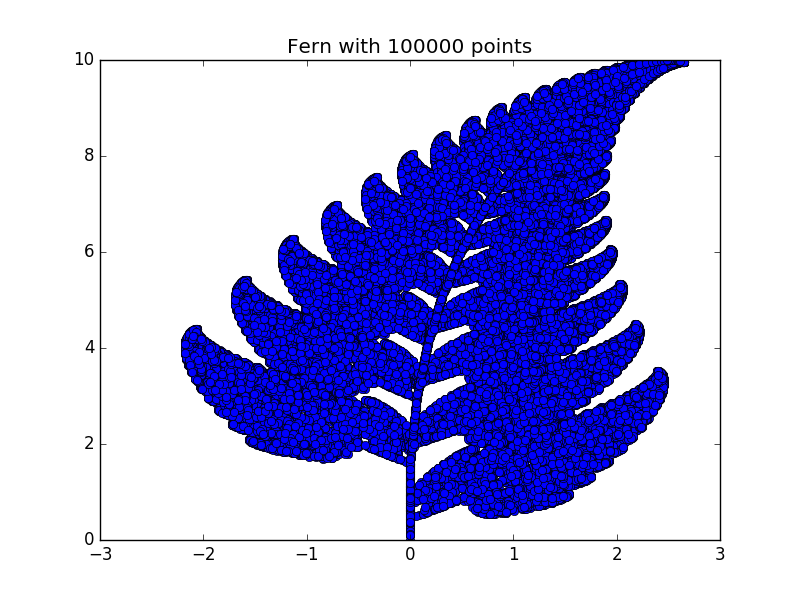

Here is the Python script that generated this plot:
'''
Draw a Barnsley Fern
'''
import random
import matplotlib.pyplot as plt

def transformation_1(p):
	x = p[0]
	y = p[1]
	x1 = 0.85*x + 0.04*y
	y1 = -0.04*x + 0.85*y + 1.6
	return x1, y1

def transformation_2(p):
	x = p[0]
	y = p[1]
	x1 = 0.2*x - 0.26*y
	y1 = 0.23*x + 0.22*y + 1.6
	return x1, y1

def transformation_3(p):
	x = p[0]
	y = p[1]
	x1 = -0.15*x + 0.28*y
	y1 = 0.26*x + 0.24*y + 0.44
	return x1, y1

def transformation_4(p):
	x = p[0]
	y = p[1]
	x1 = 0
	y1 = 0.16*y
	return x1, y1

def get_index(probability):
	r = random.random()
	c_probability = 0
	sum_probability = []
	for p in probability:
		c_probability += p
		sum_probability.append(c_probability)
	for item, sp in enumerate(sum_probability):
		if r <= sp:
			return item
	return len(probability)-1

def transform(p):
	# List of transformation functions
	transformations = [transformation_1, transformation_2, 
		transformation_3, transformation_4]
	probability = [0.85, 0.07, 0.07, 0.01]
	# Pick a random transformation function and call it
	tindex = get_index(probability)
	t = transformations[tindex]
	x, y = t(p)
	return x, y

def draw_fern(n):
	# We start with (0, 0)
	x = [0]
	y = [0]
	x1, y1 = 0, 0
	for i in range(n):
		x1, y1 = transform((x1, y1))
		x.append(x1)
		y.append(y1)
	return x, y


n = int(input('Enter the number of points in the Fern: '))
x, y = draw_fern(n)
# Plot the points
plt.plot(x, y, 'o')
plt.title('Fern with {0} points'.format(n))
plt.savefig('barnsley_fern.png')
plt.show()
